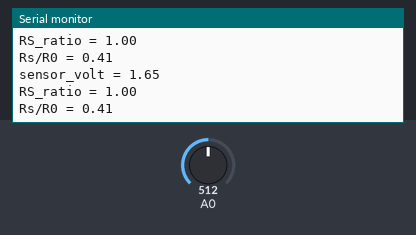
Bench run of a sketch on a simulated Arduino Zero (SAMD21). Parts: the last lines printed to the serial monitor. Inputs (shaded band) come from the test bench; at power-on: A0 = 512 (analog values on the 0–1023 scale).

Above: at 1.8 s.
1.9 s: A0 set to 716
At 2.8 s:
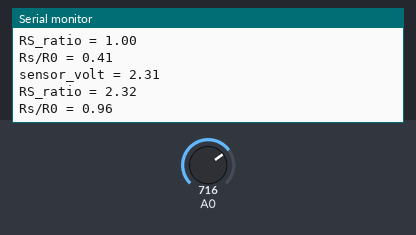
3.4 s: A0 set to 900
At 4.8 s:
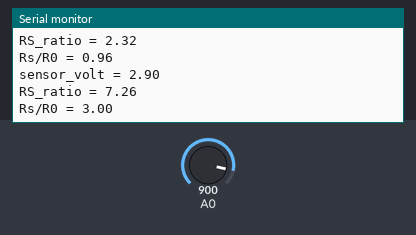
Timing chart, 0 to 6.4 s (numbered marks = the images above; inputs shaded):
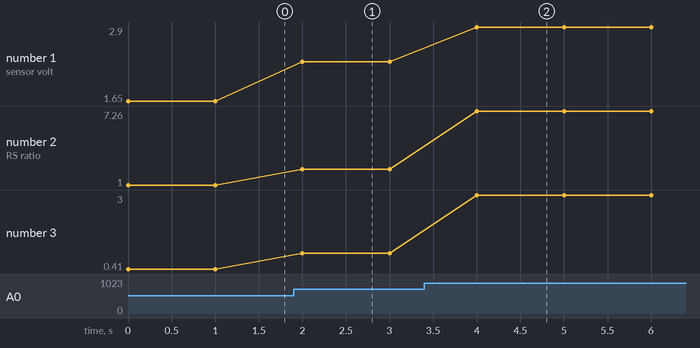

The sketch:

alcoho_test.ino
```cpp
//#define heaterSelPin 15

void setup() {
    Serial.begin(9600);
    //pinMode(heaterSelPin,OUTPUT);   // set the heaterSelPin as digital output.
    //digitalWrite(heaterSelPin,LOW); // Start to heat the sensor
    analogReadResolution(12);

}

void loop() {
    float vcc = 3.3;
    float RS_air = 2.42;
    float sensor_volt;
    float RS_gas; // Get value of RS in a GAS
    float ratio; // Get ratio RS_GAS/RS_air
    int sensorValue = analogRead(A0);
    sensor_volt=(float)sensorValue/4096*vcc;
    RS_gas = sensor_volt/(vcc-sensor_volt); // omit *R16

  /*-Replace the name "R0" with the value of R0 in the demo of First Test -*/
    ratio = RS_gas/RS_air;  // ratio = RS/R0
  /*-----------------------------------------------------------------------*/

    Serial.print("sensor_volt = ");
    Serial.println(sensor_volt);
    Serial.print("RS_ratio = ");
    Serial.println(RS_gas);
    Serial.print("Rs/R0 = ");
    Serial.println(ratio);

    Serial.print("\n\n");
    delay(1000);
}
```

Measured:
- after the input at 1.9 s, the serial monitor: prints a new line after 0.10 s (image 1)
- after the input at 3.4 s, the serial monitor: prints a new line after 0.60 s (image 2)
- plotted number 1: 1.65 → 2.31 after the input at 1.9 s, 2.31 → 2.9 after the input at 3.4 s
- plotted number 2: 1 → 2.32 after the input at 1.9 s, 2.32 → 7.26 after the input at 3.4 s
- plotted number 3: 0.41 → 0.96 after the input at 1.9 s, 0.96 → 3 after the input at 3.4 s
